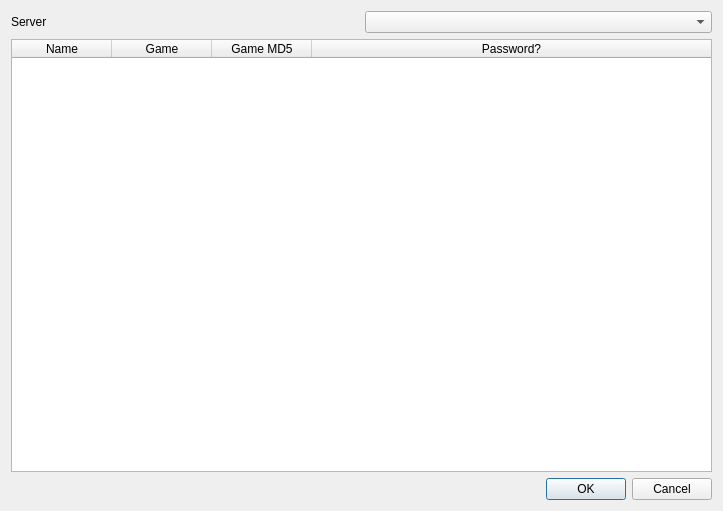
<?xml version="1.0" encoding="UTF-8"?>
<ui version="4.0">
 <class>NetplaySessionBrowserDialog</class>
 <widget class="QDialog" name="NetplaySessionBrowserDialog">
  <property name="geometry">
   <rect>
    <x>0</x>
    <y>0</y>
    <width>723</width>
    <height>511</height>
   </rect>
  </property>
  <property name="windowTitle">
   <string>Netplay Session Browser</string>
  </property>
  <layout class="QVBoxLayout" name="verticalLayout">
   <item>
    <layout class="QHBoxLayout" name="horizontalLayout">
     <item>
      <widget class="QLabel" name="label">
       <property name="text">
        <string>Server</string>
       </property>
      </widget>
     </item>
     <item>
      <widget class="QComboBox" name="serverComboBox"/>
     </item>
    </layout>
   </item>
   <item>
    <widget class="QTableWidget" name="tableWidget">
     <attribute name="horizontalHeaderStretchLastSection">
      <bool>true</bool>
     </attribute>
     <attribute name="verticalHeaderStretchLastSection">
      <bool>false</bool>
     </attribute>
     <column>
      <property name="text">
       <string>Name</string>
      </property>
     </column>
     <column>
      <property name="text">
       <string>Game</string>
      </property>
     </column>
     <column>
      <property name="text">
       <string>Game MD5</string>
      </property>
     </column>
     <column>
      <property name="text">
       <string>Password?</string>
      </property>
     </column>
    </widget>
   </item>
   <item>
    <widget class="QDialogButtonBox" name="buttonBox">
     <property name="orientation">
      <enum>Qt::Orientation::Horizontal</enum>
     </property>
     <property name="standardButtons">
      <set>QDialogButtonBox::StandardButton::Cancel|QDialogButtonBox::StandardButton::Ok</set>
     </property>
    </widget>
   </item>
  </layout>
 </widget>
 <resources/>
 <connections>
  <connection>
   <sender>buttonBox</sender>
   <signal>accepted()</signal>
   <receiver>NetplaySessionBrowserDialog</receiver>
   <slot>accept()</slot>
   <hints>
    <hint type="sourcelabel">
     <x>248</x>
     <y>254</y>
    </hint>
    <hint type="destinationlabel">
     <x>157</x>
     <y>274</y>
    </hint>
   </hints>
  </connection>
  <connection>
   <sender>buttonBox</sender>
   <signal>rejected()</signal>
   <receiver>NetplaySessionBrowserDialog</receiver>
   <slot>reject()</slot>
   <hints>
    <hint type="sourcelabel">
     <x>316</x>
     <y>260</y>
    </hint>
    <hint type="destinationlabel">
     <x>286</x>
     <y>274</y>
    </hint>
   </hints>
  </connection>
 </connections>
</ui>
